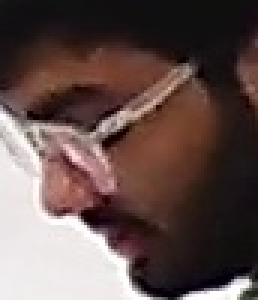
#> input picture captured_faces/person_409bf7aa/Cam_01_20260217_160345_f7f6f0da.jpg, 86 x 100 px (shown 3 times larger)
$ python -i extract_image_with_enhance.py   (imports and definitions only)
#> lines starting #> are read from the running program, lines starting #| are printed output that depends on the picture
#> further down, picture is the input picture: shape (100, 86, 3); mean B, G, R 76.9, 80.1, 99.3
import cv2
import os
import uuid
import numpy as np
from insightface.app import FaceAnalysis

# ==========================================
# CONFIGURATION
# ==========================================
# /home/user/Desktop/video surveillence/Sample_videos/Night videos/Export__Rly Station-Towards Amisha Hotel General_Thursday March 05 202651946  ee084f7.avi
# /home/user/Desktop/video surveillence/Sample_videos/Night videos/Export__Prakas Bakery - Towards Janta Dairy_Tuesday March 17 2026113215  e008f0b.avi
# /home/user/Desktop/video surveillence/Sample_videos/Night videos/Export__Zampa Bazar-Towards Air India Office_Tuesday March 17 2026112634  f19c3cd.avi

VIDEO_PATH            = "/home/user/Desktop/video surveillence/Sample_videos/Night videos/Export__Zampa Bazar-Towards Air India Office_Tuesday March 17 2026112634  f19c3cd.avi"
OUTPUT_FOLDER         = "testing image"
PROCESS_EVERY_N_FRAMES = 10
CONFIDENCE_THRESHOLD  = 0.5
MIN_FACE_SIZE         = 50
PADDING_RATIO         = 0.2
UPSCALE_FACTOR        = 1.5

# ==========================================
# NIGHT ENHANCEMENT FUNCTIONS
# ==========================================

def gamma_correction(image, gamma=1.5):
#> called with gamma = 1.5
    inv_gamma = 1.0 / gamma
    table = np.array([
        ((i / 255.0) ** inv_gamma) * 255
        for i in range(256)
    ]).astype("uint8")
    return cv2.LUT(image, table)
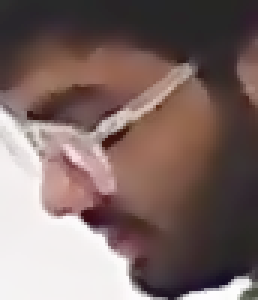
#> returned value: shape (100, 86, 3) (shown 3 times larger); mean of channels 0, 1, 2 102.2, 105.7, 125.5; drawn as B, G, R


def apply_clahe(frame):
    lab = cv2.cvtColor(frame, cv2.COLOR_BGR2LAB)
#> lab: shape (100, 86, 3); mean of channels 0, 1, 2 114.9, 135.8, 133.1
    l, a, b = cv2.split(lab)
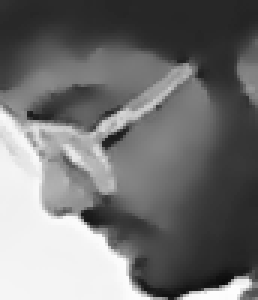
#> l: shape (100, 86) (shown 3 times larger); min 10, max 253, mean 114.9
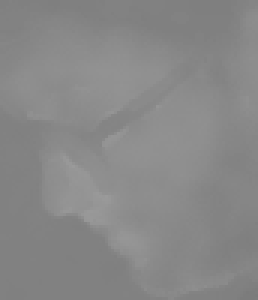
#> a: shape (100, 86) (shown 3 times larger); min 123, max 154, mean 135.8
    clahe = cv2.createCLAHE(clipLimit=3.0, tileGridSize=(8, 8))
    cl = clahe.apply(l)
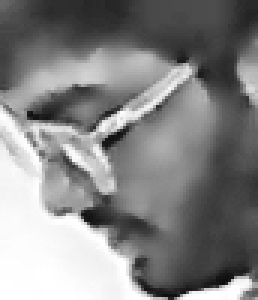
#> cl: shape (100, 86) (shown 3 times larger); min 12, max 255, mean 132.8
    merged = cv2.merge((cl, a, b))
#> merged: shape (100, 86, 3); mean of channels 0, 1, 2 132.8, 135.8, 133.1
    return cv2.cvtColor(merged, cv2.COLOR_LAB2BGR)
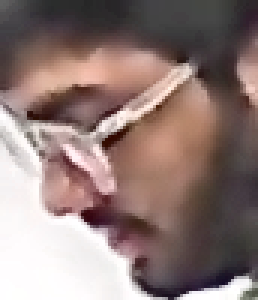
#> returned value: shape (100, 86, 3) (shown 3 times larger); mean B, G, R 119.1, 122.8, 143.4


def denoise(frame):
    return cv2.bilateralFilter(frame, d=7, sigmaColor=50, sigmaSpace=50)


def enhance_night_frame(frame):
    frame = denoise(frame)
    frame = gamma_correction(frame, gamma=1.5)
    frame = apply_clahe(frame)
    frame = cv2.resize(frame, None, fx=UPSCALE_FACTOR, fy=UPSCALE_FACTOR,
                       interpolation=cv2.INTER_LANCZOS4)
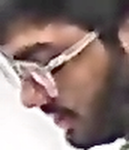
#> frame: shape (150, 129, 3); mean B, G, R 119.1, 122.8, 143.3
    return frame

# ==========================================
# INITIALIZE AI (DETECTION ONLY)
# ==========================================

# [1 line not run here, left out]

# [5 lines that did not run here, left out]

# [1 line not run here, left out]

# Mugshot override — catch small/angled night faces
# [1 line that did not run here, left out]

# [13 lines not run here, left out]

# [1 line that did not run here, left out]
# [1 line not run here, left out]

frame_count = 0
faces_saved = 0

# [59 lines not run here, left out]

>>> import cv2
>>> picture = cv2.imread('../captured_faces/person_409bf7aa/Cam_01_20260217_160345_f7f6f0da.jpg')
>>> result = enhance_night_frame(picture)

$ run again, on captured_faces/person_409bf7aa/Cam_01_20260217_160356_2c9fc123.jpg
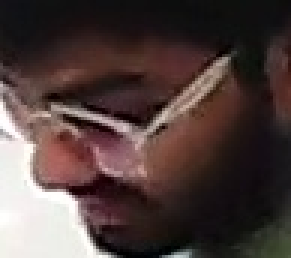
#> input picture captured_faces/person_409bf7aa/Cam_01_20260217_160356_2c9fc123.jpg, 97 x 86 px (shown 3 times larger)
#> picture is the input picture: shape (86, 97, 3); mean B, G, R 61.1, 63.5, 79.7
#> lab: shape (86, 97, 3); mean of channels 0, 1, 2 99, 134.9, 132.2
#> in apply_clahe, `l, a, b = cv2.split(lab)`:
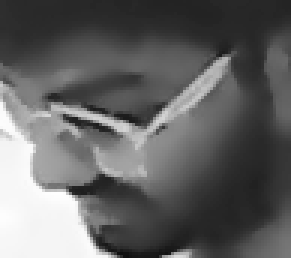
#> l: shape (86, 97) (shown 3 times larger); min 15, max 254, mean 99
#> merged: shape (86, 97, 3); mean of channels 0, 1, 2 119.3, 134.9, 132.2
#> in enhance_night_frame, `frame = cv2.resize(frame, None, fx=UPSCALE_FACTOR, fy=UPSCALE_FACTOR, ..`:
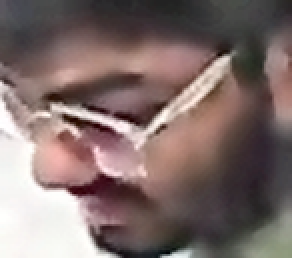
#> frame: shape (129, 146, 3) (shown 2 times larger); mean B, G, R 106.9, 109.5, 127.6

$ run again, on captured_faces/person_409bf7aa/Cam_01_20260217_160406_7631a574.jpg
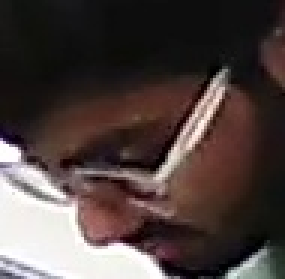
#> input picture captured_faces/person_409bf7aa/Cam_01_20260217_160406_7631a574.jpg, 95 x 93 px (shown 3 times larger)
#> picture is the input picture: shape (93, 95, 3); mean B, G, R 63.4, 65.9, 78.1
#> lab: shape (93, 95, 3); mean of channels 0, 1, 2 98.4, 133.1, 132
#> in apply_clahe, `l, a, b = cv2.split(lab)`:
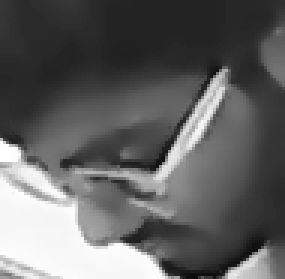
#> l: shape (93, 95) (shown 3 times larger); min 12, max 254, mean 98.4
#> merged: shape (93, 95, 3); mean of channels 0, 1, 2 119.5, 133.1, 132
#> in enhance_night_frame, `frame = cv2.resize(frame, None, fx=UPSCALE_FACTOR, fy=UPSCALE_FACTOR, ..`:
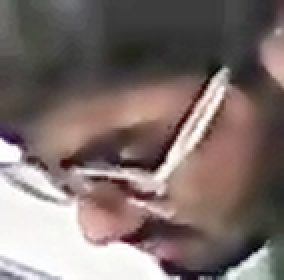
#> frame: shape (140, 142, 3) (shown 2 times larger); mean B, G, R 108.1, 111.4, 125.1

$ run again, on captured_faces/person_409bf7aa/Cam_01_20260217_160410_27217b69.jpg
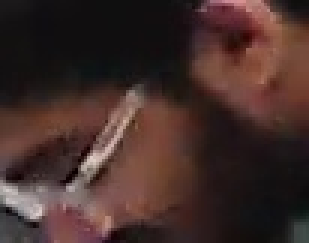
#> input picture captured_faces/person_409bf7aa/Cam_01_20260217_160410_27217b69.jpg, 103 x 81 px (shown 3 times larger)
#> picture is the input picture: shape (81, 103, 3); mean B, G, R 42.1, 45.6, 67.1
#> lab: shape (81, 103, 3); mean of channels 0, 1, 2 87.2, 136.7, 133.7
#> in apply_clahe, `l, a, b = cv2.split(lab)`:
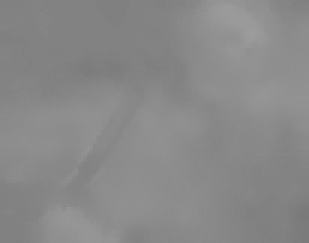
#> a: shape (81, 103) (shown 3 times larger); min 121, max 156, mean 136.7
#> merged: shape (81, 103, 3); mean of channels 0, 1, 2 112.5, 136.7, 133.7
#> in apply_clahe, `return cv2.cvtColor(merged, cv2.COLOR_LAB2BGR)`:
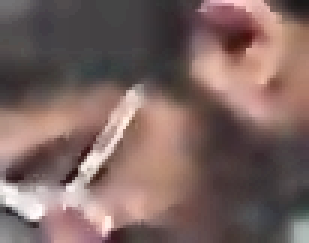
#> returned value: shape (81, 103, 3) (shown 3 times larger); mean B, G, R 96.6, 100.6, 123.9
